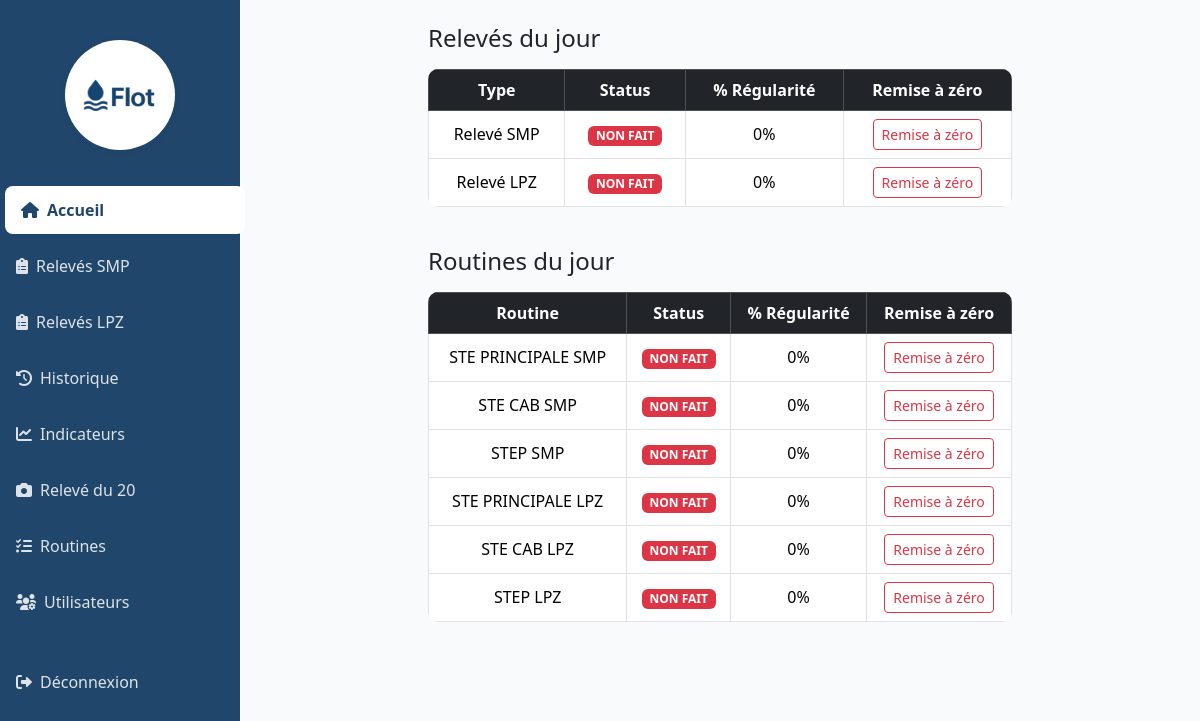
Screenshot of / (signed in) with the database file from the repository.
### app.py (models this page shows)
class FormulaireRoutine(db.Model):
    id = db.Column(db.Integer, primary_key=True)
    nom = db.Column(db.String(100), unique=True, nullable=False)
    created_at = db.Column(db.DateTime, default=datetime.utcnow)

### app.py (the view)
@app.route('/')
@login_required
def index():
    today = datetime.now().date()
    smp_fait = db.session.query(Releve).join(TypeReleve).filter(TypeReleve.site_id == 1, Releve.date == today).count() > 0
    lpz_fait = db.session.query(Releve).join(TypeReleve).filter(TypeReleve.site_id == 2, Releve.date == today).count() > 0
    releves_status = {
        'SMP': smp_fait,
        'LPZ': lpz_fait
    }
    releves_regularite = {}
    for nom, site_id in [('SMP', 1), ('LPZ', 2)]:
        type_releves = TypeReleve.query.filter_by(site_id=site_id).all()
        reset = RESET_REGULARITE.get(('releve', f'Relevé {nom}'))
        first = db.session.query(Releve.date).join(TypeReleve).filter(TypeReleve.site_id == site_id)
        if reset:
            first = first.filter(Releve.date >= reset)
        first = first.order_by(Releve.date.asc()).first()
        if first:
            date_debut = first[0]
            jours = (today - date_debut).days + 1
            total = db.session.query(Releve.date).join(TypeReleve).filter(TypeReleve.site_id == site_id, Releve.date >= date_debut).distinct().count()
            regularite = int(100 * total / jours) if jours > 0 else 0
        else:
            regularite = 0
        releves_regularite[nom] = regularite
    routines_list = [
        'STE PRINCIPALE SMP', 'STE CAB SMP', 'STEP SMP',
        'STE PRINCIPALE LPZ', 'STE CAB LPZ', 'STEP LPZ'
    ]
    routines_status = {}
    routines_regularite = {}
    for nom in routines_list:
        formulaire = FormulaireRoutine.query.filter_by(nom=nom).first()
        fait = False
        regularite = 0
        if formulaire:
            fait = db.session.query(ReponseRoutine).filter(ReponseRoutine.formulaire_id == formulaire.id, ReponseRoutine.date_creation == today).count() > 0
            reset = RESET_REGULARITE.get(('routine', nom))
            first = db.session.query(ReponseRoutine.date_creation).filter(ReponseRoutine.formulaire_id == formulaire.id)
            if reset:
                first = first.filter(ReponseRoutine.date_creation >= reset)
            first = first.order_by(ReponseRoutine.date_creation.asc()).first()
            if first:
                date_debut = first[0]
                jours = (today - date_debut).days + 1
                total = db.session.query(ReponseRoutine.date_creation).filter(ReponseRoutine.formulaire_id == formulaire.id, ReponseRoutine.date_creation >= date_debut).distinct().count()
                regularite = int(100 * total / jours) if jours > 0 else 0
        routines_status[nom] = fait
        routines_regularite[nom] = regularite
    return render_template('index.html', releves_status=releves_status, releves_regularite=releves_regularite, routines_list=routines_list, routines_status=routines_status, routines_regularite=routines_regularite, user_role=current_user.role)

### app.py (called while the page is built)
@login_manager.user_loader
def load_user(user_id):
    return db.session.get(User, int(user_id))

### templates/index.html (shortened to what this page needs)
{% extends "base.html" %}
{% block content %}
<div class="container py-4">
    <div class="row justify-content-center mb-4">
        <div class="col-md-8">
            <h4 class="mb-3">Relevés du jour</h4>
            <table class="table table-bordered text-center align-middle">
                <thead class="table-dark">
                    <tr>
                        <th>Type</th>
                        <th>Status</th>
                        <th>% Régularité</th>
                        {% if user_role == 'admin' %}<th>Remise à zéro</th>{% endif %}
                    </tr>
                </thead>
                <tbody>
                    <tr>
                        <td>Relevé SMP</td>
                        <td>{% if releves_status.SMP %}<span class="badge bg-success">FAIT</span>{% else %}<span class="badge bg-danger">NON FAIT</span>{% endif %}</td>
                        <td>{{ releves_regularite['SMP'] }}%</td>
                        {% if user_role == 'admin' %}
                        <td><button class="btn btn-sm btn-outline-danger" onclick="resetRegularite('releve', 'Relevé SMP')">Remise à zéro</button></td>
                        {% endif %}
                    </tr>
                    <tr>
                        <td>Relevé LPZ</td>
                        <td>{% if releves_status.LPZ %}<span class="badge bg-success">FAIT</span>{% else %}<span class="badge bg-danger">NON FAIT</span>{% endif %}</td>
                        <td>{{ releves_regularite['LPZ'] }}%</td>
                        {% if user_role == 'admin' %}
                        <td><button class="btn btn-sm btn-outline-danger" onclick="resetRegularite('releve', 'Relevé LPZ')">Remise à zéro</button></td>
                        {% endif %}
                    </tr>
                </tbody>
            </table>
        </div>
    </div>
    <div class="row justify-content-center mb-4">
        <div class="col-md-8">
            <h4 class="mb-3">Routines du jour</h4>
            <table class="table table-bordered text-center align-middle">
                <thead class="table-dark">
                    <tr>
                        <th>Routine</th>
                        <th>Status</th>
                        <th>% Régularité</th>
                        {% if user_role == 'admin' %}<th>Remise à zéro</th>{% endif %}
                    </tr>
                </thead>
                <tbody>
                    {% for routine in routines_list %}
                    <tr>
                        <td>{{ routine }}</td>
                        <td>{% if routines_status[routine] %}<span class="badge bg-success">FAIT</span>{% else %}<span class="badge bg-danger">NON FAIT</span>{% endif %}</td>
                        <td>{{ routines_regularite[routine] }}%</td>
                        {% if user_role == 'admin' %}
                        <td><button class="btn btn-sm btn-outline-danger" onclick="resetRegularite('routine', '{{ routine }}')">Remise à zéro</button></td>
                        {% endif %}
                    </tr>
                    {% endfor %}
                </tbody>
            </table>
        </div>
    </div>
</div>
{% endblock %}

### templates/base.html (shortened to what this page needs)
<!DOCTYPE html>
<html lang="fr">
<head>
    <link href="https://cdn.jsdelivr.net/npm/bootstrap@5.3.3/dist/css/bootstrap.min.css" rel="stylesheet">
    <link href="https://cdnjs.cloudflare.com/ajax/libs/font-awesome/6.0.0/css/all.min.css" rel="stylesheet">
</head>
<body>
              {% set user = current_user %}
    <nav class="col-lg-2 d-none d-lg-block sidebar">
        <div class="position-sticky pt-3">
            <div class="sidebar-logo logo-bandeau">
                <img src="{{ url_for('static', filename='logo_flot.png') }}" alt="Logo Flot">
            </div>
            <ul class="nav flex-column">
                {% set user = current_user %}
                {% if user.is_authenticated and user.role == 'admin' %}
                    <li class="nav-item"><a class="nav-link {% if request.endpoint == 'index' %}active{% endif %}" href="{{ url_for('index') }}"><i class="fas fa-home me-2"></i>Accueil</a></li>
                    <li class="nav-item"><a class="nav-link " href="{{ url_for('releve_site', site_id=1) }}"><i class="fas fa-clipboard-list me-2"></i>Relevés SMP</a></li>
                    <li class="nav-item"><a class="nav-link " href="{{ url_for('releve_site', site_id=2) }}"><i class="fas fa-clipboard-list me-2"></i>Relevés LPZ</a></li>
                    <li class="nav-item"><a class="nav-link {% if request.endpoint == 'historique' %}active{% endif %}" href="{{ url_for('historique') }}"><i class="fas fa-history me-2"></i>Historique</a></li>
                    <li class="nav-item"><a class="nav-link {% if request.endpoint == 'indicateurs' %}active{% endif %}" href="{{ url_for('indicateurs') }}"><i class="fas fa-chart-line me-2"></i>Indicateurs</a></li>
                    <li class="nav-item"><a class="nav-link {% if request.endpoint == 'releve_20' %}active{% endif %}" href="{{ url_for('releve_20') }}"><i class="fas fa-camera me-2"></i>Relevé du 20</a></li>
                    <li class="nav-item"><a class="nav-link {% if request.endpoint == 'routines' %}active{% endif %}" href="{{ url_for('routines') }}"><i class="fas fa-tasks me-2"></i>Routines</a></li>
                    <li class="nav-item"><a class="nav-link {% if request.endpoint == 'utilisateurs' %}active{% endif %}" href="{{ url_for('utilisateurs') }}"><i class="fas fa-users-cog me-2"></i>Utilisateurs</a></li>
                {% endif %}
                <li class="nav-item mt-4"><a class="nav-link" href="{{ url_for('logout') }}"><i class="fas fa-sign-out-alt me-2"></i>Déconnexion</a></li>
            </ul>
        </div>
    </nav>
    <div class="main-content">
        {% block content %}{% endblock %}
    </div>
</body>
</html>

### templates/base.html (style rules this page uses)
:root { --flot-blue-dark: #20466B; --flot-blue: #2B5C88; --flot-bg: #f8fafc; --flot-white: #fff; }
body { background: var(--flot-bg); }
.sidebar { min-height: 100vh; background: var(--flot-blue-dark); position: fixed; top: 0; left: 0; height: 100vh; width: 240px; z-index: 1000; }
.sidebar .nav-link { color: rgba(255,255,255,0.85); padding: 0.75rem 1rem; border-radius: 0.5rem; margin: 0.25rem 0; transition: all 0.3s ease; }
.sidebar .nav-link:hover, .sidebar .nav-link.active { color: var(--flot-blue-dark); background-color: var(--flot-white); font-weight: bold; transform: translateX(5px); }
.main-content { background-color: var(--flot-bg); min-height: 100vh; margin-left: 240px; margin-right: auto; max-width: 1200px; padding-left: 24px; padding-right: 24px; }
.table { border-radius: 10px; overflow: hidden; }
.sidebar-logo { display: flex; align-items: center; justify-content: center; margin-bottom: 2rem; gap: 0.7rem; }
.sidebar-logo img { height: 38px; width: 38px; object-fit: contain; }
.logo-bandeau { background: var(--flot-white); border-radius: 50%; width: 110px; height: 110px; margin: 24px auto 32px auto; box-shadow: 0 2px 8px rgba(32,70,107,0.04); display: flex; justify-content: center; align-items: center; }
.logo-bandeau img { max-width: 90%; max-height: 90%; width: auto; height: auto; display: block; margin: 0 auto; }

### rows the page displays
FormulaireRoutine: nom "STE PRINCIPALE SMP", routines_regularite "0"
FormulaireRoutine: nom "STE CAB SMP", routines_regularite "0"
FormulaireRoutine: nom "STEP SMP", routines_regularite "0"
FormulaireRoutine: nom "STE PRINCIPALE LPZ", routines_regularite "0"
FormulaireRoutine: nom "STE CAB LPZ", routines_regularite "0"
FormulaireRoutine: nom "STEP LPZ", routines_regularite "0"

### other values shown
{{ releves_regularite['SMP'] }} "0"
{{ releves_regularite['LPZ'] }} "0"
